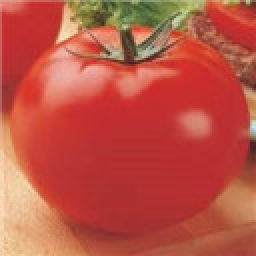
#> input picture data/train/O/O_102.jpg, 128 x 128 px (shown 2 times larger); its folder holds only this picture in this run
$ python data_rgb2gray.py
#> lines starting #> are read from the running program, lines starting #| are printed output that depends on the picture
# 把彩色图像转为灰度图
import cv2
import os

path1 = ['../data/train/O', '../data/train/R']
path2 = ['../data/train/GRAY_O', '../data/train/GRAY_R']
# img = cv2.imread('../O_1.jpg', cv2.IMREAD_GRAYSCALE)
files = os.listdir(path1[0])
print(files)

for index, path in enumerate(path1):
    for file in os.listdir(path):
        name = path + '/' + file
        rename = path2[index] + '/' + file
        img = cv2.imread(name, cv2.IMREAD_GRAYSCALE)
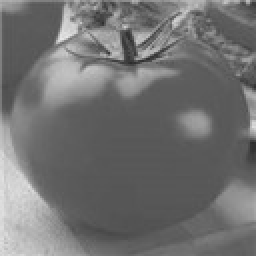
#> img: shape (128, 128) (shown 2 times larger); min 43, max 231, mean 113.1
#> (the run stopped early here; a loop or call above may not have finished)
